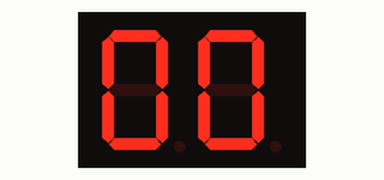
The sketch below on a simulated Arduino Uno, built with avr-gcc and run on an emulated ATmega328P. On the bench: 2-digit seven-segment display. Wiring (inferred from the names in the program): 2-digit 7-segment display, segments lit when LOW: segments pin 2, pin 3, pin 4, pin 5, pin 6, pin 7, pin 8; digit selects pin 11, pin 12. The segment pins are drawn as the display they are named for.

Above: at 0.1 s.
At 3.4 s:
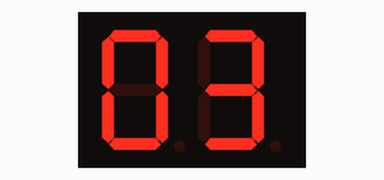
At 8.8 s:
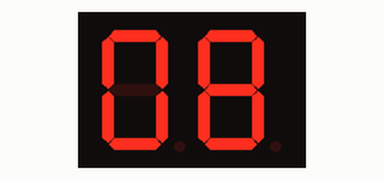
At 18.6 s:
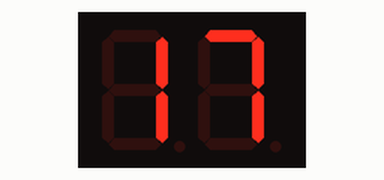
At 28.3 s:
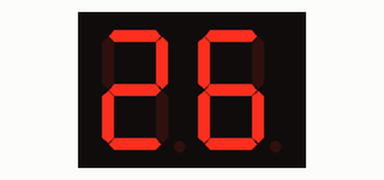
At 38.1 s:
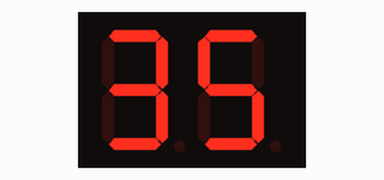

The sketch:

test_score_counter.ino
```cpp
/*
  Displays the numbers 0-9 on the display, with one second inbetween.
    A
   ---
  F |   | B
  | G |
   ---
  E |   | C
  |   |
   ---
    D
  Visit out my new site: kosworld.tk
*/

// Pin 2-8 is connected to the 7 segments of the display.

int pinA = 2;
int pinB = 3;
int pinC = 4;
int pinD = 5;
int pinE = 6;
int pinF = 7;
int pinG = 8;
int D1 = 9;
int D2 = 10;
int D3 = 11;
int D4 = 12;
int score = 0;
int a, b, i, j;
int timer = 0;

void setup()
{
  // put your setup code here, to run once:
  pinMode(pinA, OUTPUT);
  pinMode(pinB, OUTPUT);
  pinMode(pinC, OUTPUT);
  pinMode(pinD, OUTPUT);
  pinMode(pinE, OUTPUT);
  pinMode(pinF, OUTPUT);
  pinMode(pinG, OUTPUT);
  pinMode(D3, OUTPUT);
  pinMode(D4, OUTPUT);
}

void loop()
{
  // put your main code here, to run repeatedly:
  a = score / 10;
  b = score - (a * 10);
  digitalWrite(D3, HIGH);
  digitalWrite(D4, LOW);
  if (a == 0)
  {
    digitalWrite(pinA, LOW);
    digitalWrite(pinB, LOW);
    digitalWrite(pinC, LOW);
    digitalWrite(pinD, LOW);
    digitalWrite(pinE, LOW);
    digitalWrite(pinF, LOW);
    digitalWrite(pinG, HIGH);
  }
  else if (a == 1)
  {
    digitalWrite(pinA, HIGH);
    digitalWrite(pinB, LOW);
    digitalWrite(pinC, LOW);
    digitalWrite(pinD, HIGH);
    digitalWrite(pinE, HIGH);
    digitalWrite(pinF, HIGH);
    digitalWrite(pinG, HIGH);
  }
  else if (a == 2)
  {
    digitalWrite(pinA, LOW);
    digitalWrite(pinB, LOW);
    digitalWrite(pinC, HIGH);
    digitalWrite(pinD, LOW);
    digitalWrite(pinE, LOW);
    digitalWrite(pinF, HIGH);
    digitalWrite(pinG, LOW);
  }
  else if (a == 3)
  {
    digitalWrite(pinA, LOW);
    digitalWrite(pinB, LOW);
    digitalWrite(pinC, LOW);
    digitalWrite(pinD, LOW);
    digitalWrite(pinE, HIGH);
    digitalWrite(pinF, HIGH);
    digitalWrite(pinG, LOW);
  }
  else if (a == 4)
  {
    digitalWrite(pinA, HIGH);
    digitalWrite(pinB, LOW);
    digitalWrite(pinC, LOW);
    digitalWrite(pinD, HIGH);
    digitalWrite(pinE, HIGH);
    digitalWrite(pinF, LOW);
    digitalWrite(pinG, LOW);
  }
  else if (a == 5)
  {
    digitalWrite(pinA, LOW);
    digitalWrite(pinB, HIGH);
    digitalWrite(pinC, LOW);
    digitalWrite(pinD, LOW);
    digitalWrite(pinE, HIGH);
    digitalWrite(pinF, LOW);
    digitalWrite(pinG, LOW);
  }
  else if (a == 6)
  {
    digitalWrite(pinA, LOW);
    digitalWrite(pinB, HIGH);
    digitalWrite(pinC, LOW);
    digitalWrite(pinD, LOW);
    digitalWrite(pinE, LOW);
    digitalWrite(pinF, LOW);
    digitalWrite(pinG, LOW);
  }
  else if (a == 7)
  {
    digitalWrite(pinA, LOW);
    digitalWrite(pinB, LOW);
    digitalWrite(pinC, LOW);
    digitalWrite(pinD, HIGH);
    digitalWrite(pinE, HIGH);
    digitalWrite(pinF, HIGH);
    digitalWrite(pinG, HIGH);
  }
  else if (a == 8)
  {
    digitalWrite(pinA, LOW);
    digitalWrite(pinB, LOW);
    digitalWrite(pinC, LOW);
    digitalWrite(pinD, LOW);
    digitalWrite(pinE, LOW);
    digitalWrite(pinF, LOW);
    digitalWrite(pinG, LOW);
  }
  else if (a == 9)
  {
    digitalWrite(pinA, LOW);
    digitalWrite(pinB, LOW);
    digitalWrite(pinC, LOW);
    digitalWrite(pinD, LOW);
    digitalWrite(pinE, HIGH);
    digitalWrite(pinF, LOW);
    digitalWrite(pinG, LOW);
  }
  timer++;
  delay(1);
  digitalWrite(D3, HIGH);
  digitalWrite(D4, LOW);
  digitalWrite(pinA, HIGH);
  digitalWrite(pinB, HIGH);
  digitalWrite(pinC, HIGH);
  digitalWrite(pinD, HIGH);
  digitalWrite(pinE, HIGH);
  digitalWrite(pinF, HIGH);
  digitalWrite(pinG, HIGH);

  digitalWrite(D3, LOW);
  digitalWrite(D4, HIGH);
  if (b == 0)
  {
    digitalWrite(pinA, LOW);
    digitalWrite(pinB, LOW);
    digitalWrite(pinC, LOW);
    digitalWrite(pinD, LOW);
    digitalWrite(pinE, LOW);
    digitalWrite(pinF, LOW);
    digitalWrite(pinG, HIGH);
  }
  else if (b == 1)
  {
    digitalWrite(pinA, HIGH);
    digitalWrite(pinB, LOW);
    digitalWrite(pinC, LOW);
    digitalWrite(pinD, HIGH);
    digitalWrite(pinE, HIGH);
    digitalWrite(pinF, HIGH);
    digitalWrite(pinG, HIGH);
  }
  else if (b == 2)
  {
    digitalWrite(pinA, LOW);
    digitalWrite(pinB, LOW);
    digitalWrite(pinC, HIGH);
    digitalWrite(pinD, LOW);
    digitalWrite(pinE, LOW);
    digitalWrite(pinF, HIGH);
    digitalWrite(pinG, LOW);
  }
  else if (b == 3)
  {
    digitalWrite(pinA, LOW);
    digitalWrite(pinB, LOW);
    digitalWrite(pinC, LOW);
    digitalWrite(pinD, LOW);
    digitalWrite(pinE, HIGH);
    digitalWrite(pinF, HIGH);
    digitalWrite(pinG, LOW);
  }
  else if (b == 4)
  {
    digitalWrite(pinA, HIGH);
    digitalWrite(pinB, LOW);
    digitalWrite(pinC, LOW);
    digitalWrite(pinD, HIGH);
    digitalWrite(pinE, HIGH);
    digitalWrite(pinF, LOW);
    digitalWrite(pinG, LOW);
  }
  else if (b == 5)
  {
    digitalWrite(pinA, LOW);
    digitalWrite(pinB, HIGH);
    digitalWrite(pinC, LOW);
    digitalWrite(pinD, LOW);
    digitalWrite(pinE, HIGH);
    digitalWrite(pinF, LOW);
    digitalWrite(pinG, LOW);
  }
  else if (b == 6)
  {
    digitalWrite(pinA, LOW);
    digitalWrite(pinB, HIGH);
    digitalWrite(pinC, LOW);
    digitalWrite(pinD, LOW);
    digitalWrite(pinE, LOW);
    digitalWrite(pinF, LOW);
    digitalWrite(pinG, LOW);
  }
  else if (b == 7)
  {
    digitalWrite(pinA, LOW);
    digitalWrite(pinB, LOW);
    digitalWrite(pinC, LOW);
    digitalWrite(pinD, HIGH);
    digitalWrite(pinE, HIGH);
    digitalWrite(pinF, HIGH);
    digitalWrite(pinG, HIGH);
  }
  else if (b == 8)
  {
    digitalWrite(pinA, LOW);
    digitalWrite(pinB, LOW);
    digitalWrite(pinC, LOW);
    digitalWrite(pinD, LOW);
    digitalWrite(pinE, LOW);
    digitalWrite(pinF, LOW);
    digitalWrite(pinG, LOW);
  }
  else if (b == 9)
  {
    digitalWrite(pinA, LOW);
    digitalWrite(pinB, LOW);
    digitalWrite(pinC, LOW);
    digitalWrite(pinD, LOW);
    digitalWrite(pinE, HIGH);
    digitalWrite(pinF, LOW);
    digitalWrite(pinG, LOW);
  }
  timer++;
  delay(1);
  digitalWrite(D3, LOW);
  digitalWrite(D4, HIGH);
  digitalWrite(pinA, HIGH);
  digitalWrite(pinB, HIGH);
  digitalWrite(pinC, HIGH);
  digitalWrite(pinD, HIGH);
  digitalWrite(pinE, HIGH);
  digitalWrite(pinF, HIGH);
  digitalWrite(pinG, HIGH);

  if(timer == 1000)
  {
    timer = 0;
    if(score < 99)
    {
      score++;
    }
  }
}
```

Measured:
- what the display in image 0 shows lasts 1.1 s, from 0.0 s to 1.1 s
